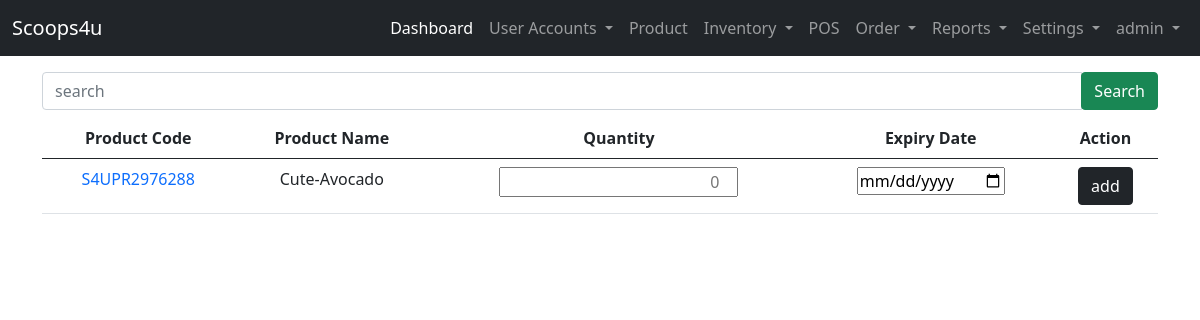
Page /user-site/inventory/ (signed in) on the committed database.
### landing_page/models.py (models this page shows)
class User(AbstractUser):
    ROLE = ((" "," "),("admin","admin"),("staff","staff"),("reseller","reseller"),("delivery_staff","delivery_staff"))
    STAT = ((" "," "),("active","active"),("inactive","inactive"))
    role = models.CharField(max_length=50, null=True, default=None, choices=ROLE)
    status = models.CharField(max_length=50, null=True, default=None , choices=STAT)

### admin_site/models.py (models this page shows, shortened)
class Product(models.Model):
    STATUS = (("available","available"),("not available","not available"),("low stock","low stock"))
    product_code =  models.CharField(unique=True, max_length=200, verbose_name='Product Code')
    product_name=  models.CharField(max_length=200, null=True, verbose_name='Product Name')
    product_flavor =  models.CharField(max_length=200,null=True, verbose_name='Product Flavor')
    product_category =  models.CharField(max_length=200, verbose_name='Category')
    product_unit =  models.CharField(max_length=200, verbose_name='Unit')
    product_ResellerPrice =   models.BigIntegerField(null=True, verbose_name='Reseller Price')
    product_price =   models.BigIntegerField(null=True, verbose_name='Pos Price')
    product_stock =  models.BigIntegerField(null=True, verbose_name='Available Stock')
    product_status =  models.CharField(max_length=200, choices=STATUS, verbose_name='Status')

### admin_site/views.py (the view)
# urls.py: path('inventory/', views.inventory, name='inventory'),
@login_required(login_url='landing_page:login')
def inventory(request):
    list_products = Product.objects.all().order_by('-id')
    context = {'list_products':list_products}
    return render(request, 'admin_site/inventory/add-stock.html', context)

### templates/admin_site/inventory/add-stock.html (shortened to what this page needs)
{% extends 'admin_site/base.html' %}
{% block content %}
<form action="{% url 'admin_site:search_inventory' %}" method="GET" class="my-2">
    <div class="input-group">
        <input type="text" class="form-control" name="search" placeholder="search" required>
        <div class="input-group-append">
            <button class="btn btn-success" type="submit">Search</button>
        </div>
    </div>
</form>
{% if list_products %}
<table class="table table-hover text-center">
    <thead>
    <tr>
        <th>Product Code</th>
        <th>Product Name </th>
        <th>Quantity</th>
        <th>Expiry Date</th>
        <th>Action</th>
    </tr>
    </thead>
    <tbody>
        {% for list in list_products %}
    <tr>
        <td><a href="{% url 'admin_site:view_product' list.id %}" class="text-decoration-none">{{ list.product_code }}</a></td>
        <td>{{ list.product_name }}</td>
    <form action="{% url 'admin_site:update_inventory'  list.id %}" method="POST">
        <td><input type="number" name="quantity" style="text-align:right;" placeholder="0" required></td>
        <td><input type="date" name="expdate" required></td>
        <td><input type="submit" value="add" class="btn btn-dark"></td>
    </form>
    </tr>
    {% endfor %}
    </tbody>
</table>
{% endif %}
{% endblock content %}

### templates/admin_site/base.html (shortened to what this page needs)
{% load static %}
<!DOCTYPE html>
<html lang="en">
<head>
    <link href="https://cdn.jsdelivr.net/npm/bootstrap@5.0.2/dist/css/bootstrap.min.css" rel="stylesheet">
    <link rel="stylesheet" href="{% static 'css/sample.css' %}">
  </head>
<body>
  {% if user.role == "admin"%}
    <nav class="navbar navbar-expand-lg navbar-dark bg-dark">
        <div class="container-fluid">
          <a class="navbar-brand" href="#">Scoops4u</a>
          <div class="collapse navbar-collapse" id="navbarNavDropdown">
            <ul class="navbar-nav ms-auto mb-2 mb-lg-0">
              <li class="nav-item">
                <a class="nav-link active" aria-current="page" href="{% url 'admin_site:dashboard'%}">Dashboard</a>
              </li>
              <li class="nav-item dropdown">
                <a class="nav-link dropdown-toggle" href="#" id="navbarDropdownMenuLink" role="button" data-bs-toggle="dropdown" aria-expanded="false">
                  User Accounts
                </a>
              </li>
              <li class="nav-item">
                <a class="nav-link" href="{%url 'admin_site:list_product' %}">Product</a>
              </li>
              <li class="nav-item dropdown">
                <a class="nav-link dropdown-toggle" href="#" id="navbarDropdownMenuLink" role="button" data-bs-toggle="dropdown" aria-expanded="false">
                  Inventory
                </a>
              </li>
              <li class="nav-item">
                <a class="nav-link" href="{%url 'admin_site:pos' %}">POS</a>
              </li>
              <li class="nav-item dropdown">
                <a class="nav-link dropdown-toggle" href="#" id="navbarDropdownMenuLink" role="button" data-bs-toggle="dropdown" aria-expanded="false">
                  Order
                </a>
              </li>
              <li class="nav-item dropdown">
                <a class="nav-link dropdown-toggle" href="#" id="navbarDropdownMenuLink" role="button" data-bs-toggle="dropdown" aria-expanded="false">
                  Reports
                </a>
              </li>
              <li class="nav-item dropdown">
                <a class="nav-link dropdown-toggle" href="#" id="navbarDropdownMenuLink" role="button" data-bs-toggle="dropdown" aria-expanded="false">
                  Settings
                </a>
              </li>
              <li class="nav-item dropdown">
                <a class="nav-link dropdown-toggle" href="#" id="navbarDropdownMenuLink" role="button" data-bs-toggle="dropdown" aria-expanded="false">
                  {{ user }}
                </a>
              </li>
            </ul>
          </div>
        </div>
      </nav>
  {% endif %}
      <div class="container">
        <div class="row mt-2">
            <div class="col-lg-12">
                {% block content %}
                {% endblock content %}
            </div>
        </div>
      </div>
</body>
</html>

### rows in the picture
User: username "admin"
Product: product_code "S4UPR2976288", product_name "Cute-Avocado"
